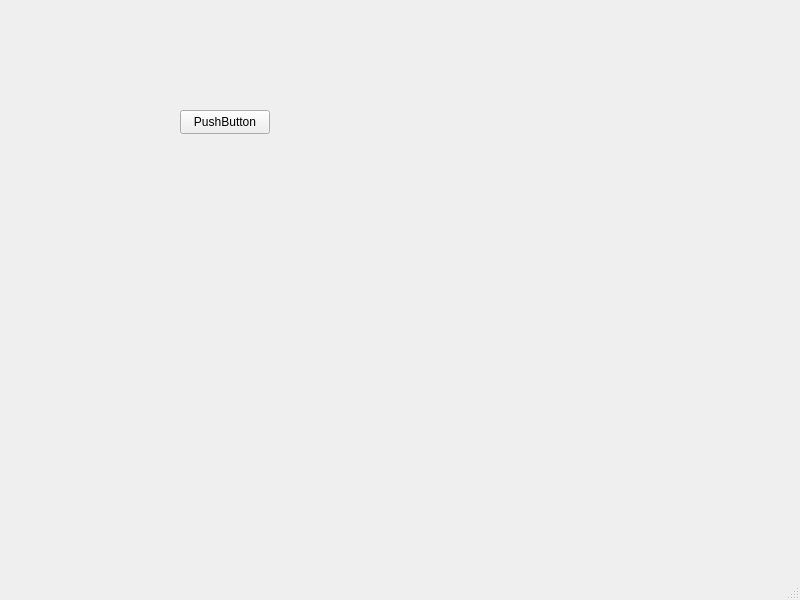
<?xml version="1.0" encoding="UTF-8"?>
<ui version="4.0">
 <class>MainWindow</class>
 <widget class="QMainWindow" name="MainWindow">
  <property name="geometry">
   <rect>
    <x>0</x>
    <y>0</y>
    <width>800</width>
    <height>600</height>
   </rect>
  </property>
  <property name="windowTitle">
   <string>MainWindow</string>
  </property>
  <widget class="QWidget" name="centralwidget">
   <widget class="QPushButton" name="pushButton">
    <property name="geometry">
     <rect>
      <x>180</x>
      <y>110</y>
      <width>90</width>
      <height>24</height>
     </rect>
    </property>
    <property name="text">
     <string>PushButton</string>
    </property>
   </widget>
  </widget>
  <widget class="QMenuBar" name="menubar">
   <property name="geometry">
    <rect>
     <x>0</x>
     <y>0</y>
     <width>800</width>
     <height>25</height>
    </rect>
   </property>
  </widget>
  <widget class="QStatusBar" name="statusbar"/>
 </widget>
 <resources/>
 <connections/>
</ui>
